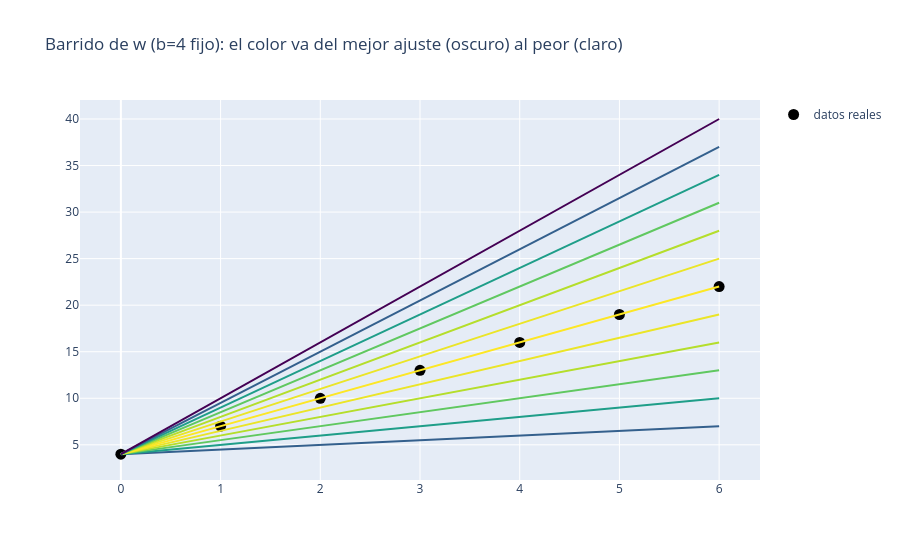

This figure's notebook cell:
### Markdown cell above
Por eso ajustar solo uno de los dos parámetros normalmente no basta: una
predicción eficaz necesita tanto la inclinación (`w`) como la posición (`b`)
adecuadas.

## 5. Barrer muchos valores de `w` a la vez

En vez de comparar cuatro rectas sueltas, veamos qué pasa si probamos **muchos**
valores de `w` (con `b=4` fijo) y coloreamos cada recta según su costo: las
rectas cercanas al valor correcto deberían verse en un color, y las alejadas en
otro.

### Code cell
import plotly.colors as pc

valores_w_barrido = np.linspace(0.5, 6.0, 12)
costos_barrido = np.array([mse(y, predecir(x, w_c, 4.0)) for w_c in valores_w_barrido])
costo_normalizado = (costos_barrido - costos_barrido.min()) / (costos_barrido.max() - costos_barrido.min())
colores_barrido = pc.sample_colorscale("Viridis_r", costo_normalizado)

fig = go.Figure()
fig.add_trace(go.Scatter(x=x, y=y, mode="markers", name="datos reales", marker={"size": 11, "color": "black"}))
for w_c, color_c in zip(valores_w_barrido, colores_barrido):
    fig.add_trace(go.Scatter(
        x=x, y=predecir(x, w_c, 4.0), mode="lines", showlegend=False,
        line={"color": color_c, "width": 2},
    ))
fig.update_layout(title="Barrido de w (b=4 fijo): el color va del mejor ajuste (oscuro) al peor (claro)")
fig.show()

### Figure 1 — Plotly figure (JSON) as saved in the notebook; plotly's stock layout.template omitted (floating-point values rounded to 4 significant figures)
{"data": [{"marker": {"color": "black", "size": 11}, "mode": "markers", "name": "datos reales", "type": "scatter", "x": [0, 1, 2, 3, 4, 5, 6], "y": [4, 7, 10, 13, 16, 19, 22]}, {"line": {"color": "rgb(52, 96, 141)", "width": 2}, "mode": "lines", "showlegend": false, "type": "scatter", "x": [0, 1, 2, 3, 4, 5, 6], "y": [4.0, 4.5, 5.0, 5.5, 6.0, 6.5, 7.0]}, {"line": {"color": "rgb(31, 158, 137)", "width": 2}, "mode": "lines", "showlegend": false, "type": "scatter", "x": [0, 1, 2, 3, 4, 5, 6], "y": [4.0, 5.0, 6.0, 7.0, 8.0, 9.0, 10.0]}, {"line": {"color": "rgb(96, 200, 96)", "width": 2}, "mode": "lines", "showlegend": false, "type": "scatter", "x": [0, 1, 2, 3, 4, 5, 6], "y": [4.0, 5.5, 7.0, 8.5, 10.0, 11.5, 13.0]}, {"line": {"color": "rgb(181, 222, 43)", "width": 2}, "mode": "lines", "showlegend": false, "type": "scatter", "x": [0, 1, 2, 3, 4, 5, 6], "y": [4.0, 6.0, 8.0, 10.0, 12.0, 14.0, 16.0]}, {"line": {"color": "rgb(235, 229, 39)", "width": 2}, "mode": "lines", "showlegend": false, "type": "scatter", "x": [0, 1, 2, 3, 4, 5, 6], "y": [4.0, 6.5, 9.0, 11.5, 14.0, 16.5, 19.0]}, {"line": {"color": "rgb(253, 231, 37)", "width": 2}, "mode": "lines", "showlegend": false, "type": "scatter", "x": [0, 1, 2, 3, 4, 5, 6], "y": [4.0, 7.0, 10.0, 13.0, 16.0, 19.0, 22.0]}, {"line": {"color": "rgb(235, 229, 39)", "width": 2}, "mode": "lines", "showlegend": false, "type": "scatter", "x": [0, 1, 2, 3, 4, 5, 6], "y": [4.0, 7.5, 11.0, 14.5, 18.0, 21.5, 25.0]}, {"line": {"color": "rgb(181, 222, 43)", "width": 2}, "mode": "lines", "showlegend": false, "type": "scatter", "x": [0, 1, 2, 3, 4, 5, 6], "y": [4.0, 8.0, 12.0, 16.0, 20.0, 24.0, 28.0]}, {"line": {"color": "rgb(96, 200, 96)", "width": 2}, "mode": "lines", "showlegend": false, "type": "scatter", "x": [0, 1, 2, 3, 4, 5, 6], "y": [4.0, 8.5, 13.0, 17.5, 22.0, 26.5, 31.0]}, {"line": {"color": "rgb(31, 158, 137)", "width": 2}, "mode": "lines", "showlegend": false, "type": "scatter", "x": [0, 1, 2, 3, 4, 5, 6], "y": [4.0, 9.0, 14.0, 19.0, 24.0, 29.0, 34.0]}, {"line": {"color": "rgb(52, 96, 141)", "width": 2}, "mode": "lines", "showlegend": false, "type": "scatter", "x": [0, 1, 2, 3, 4, 5, 6], "y": [4.0, 9.5, 15.0, 20.5, 26.0, 31.5, 37.0]}, {"line": {"color": "rgb(68, 1, 84)", "width": 2}, "mode": "lines", "showlegend": false, "type": "scatter", "x": [0, 1, 2, 3, 4, 5, 6], "y": [4.0, 10.0, 16.0, 22.0, 28.0, 34.0, 40.0]}], "layout": {"title": {"text": "Barrido de w (b=4 fijo): el color va del mejor ajuste (oscuro) al peor (claro)"}}}
